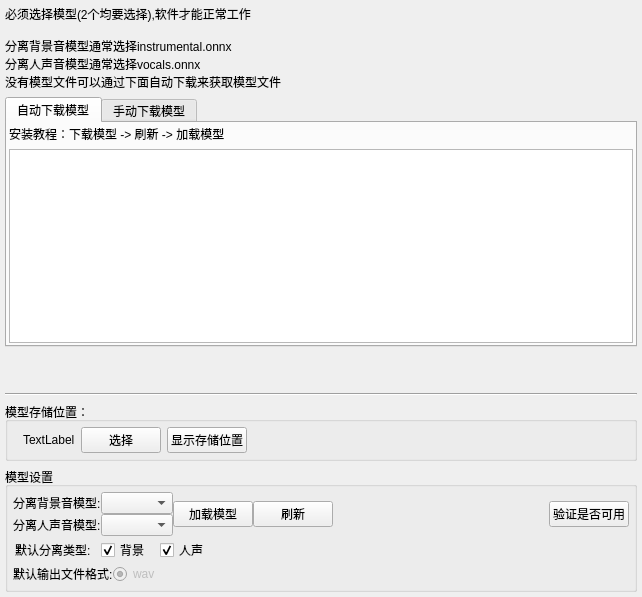
<?xml version="1.0" encoding="UTF-8"?>
<ui version="4.0">
 <class>AVS_SettingQtWidgetsClass</class>
 <widget class="QWidget" name="AVS_SettingQtWidgetsClass">
  <property name="geometry">
   <rect>
    <x>0</x>
    <y>0</y>
    <width>642</width>
    <height>597</height>
   </rect>
  </property>
  <property name="windowTitle">
   <string>Form</string>
  </property>
  <layout class="QVBoxLayout" name="verticalLayout_5">
   <property name="leftMargin">
    <number>5</number>
   </property>
   <property name="topMargin">
    <number>5</number>
   </property>
   <property name="rightMargin">
    <number>5</number>
   </property>
   <property name="bottomMargin">
    <number>5</number>
   </property>
   <item>
    <widget class="QLabel" name="label_3">
     <property name="text">
      <string>必须选择模型(2个均要选择),软件才能正常工作

分离背景音模型通常选择instrumental.onnx
分离人声音模型通常选择vocals.onnx
没有模型文件可以通过下面自动下载来获取模型文件</string>
     </property>
    </widget>
   </item>
   <item>
    <widget class="QTabWidget" name="tabWidget">
     <property name="styleSheet">
      <string notr="true"/>
     </property>
     <property name="currentIndex">
      <number>0</number>
     </property>
     <property name="elideMode">
      <enum>Qt::ElideLeft</enum>
     </property>
     <widget class="QWidget" name="tab">
      <attribute name="title">
       <string>自动下载模型</string>
      </attribute>
      <layout class="QVBoxLayout" name="verticalLayout_4">
       <property name="leftMargin">
        <number>2</number>
       </property>
       <property name="topMargin">
        <number>2</number>
       </property>
       <property name="rightMargin">
        <number>2</number>
       </property>
       <property name="bottomMargin">
        <number>2</number>
       </property>
       <item>
        <widget class="QLabel" name="label_6">
         <property name="text">
          <string>安装教程：下载模型 -&gt; 刷新 -&gt; 加载模型</string>
         </property>
        </widget>
       </item>
       <item>
        <widget class="DownloadListWidgetsClass" name="DownloadlistWidget"/>
       </item>
      </layout>
     </widget>
     <widget class="QWidget" name="tab_2">
      <attribute name="title">
       <string>手动下载模型</string>
      </attribute>
      <layout class="QGridLayout" name="gridLayout">
       <item row="0" column="1">
        <spacer name="verticalSpacer">
         <property name="orientation">
          <enum>Qt::Vertical</enum>
         </property>
         <property name="sizeHint" stdset="0">
          <size>
           <width>20</width>
           <height>34</height>
          </size>
         </property>
        </spacer>
       </item>
       <item row="1" column="1">
        <widget class="QPushButton" name="to_web_d_pushButton">
         <property name="text">
          <string>跳转网页下载</string>
         </property>
        </widget>
       </item>
       <item row="2" column="0">
        <spacer name="horizontalSpacer_4">
         <property name="orientation">
          <enum>Qt::Horizontal</enum>
         </property>
         <property name="sizeHint" stdset="0">
          <size>
           <width>40</width>
           <height>20</height>
          </size>
         </property>
        </spacer>
       </item>
       <item row="2" column="1">
        <widget class="QLabel" name="label_5">
         <property name="text">
          <string>使用教程:
1,到网页下载模型.
2,复制模型文件到模型储存位置
3,选择下载的模型 
4,验证模型是否可用</string>
         </property>
        </widget>
       </item>
       <item row="2" column="2">
        <spacer name="horizontalSpacer_5">
         <property name="orientation">
          <enum>Qt::Horizontal</enum>
         </property>
         <property name="sizeHint" stdset="0">
          <size>
           <width>189</width>
           <height>20</height>
          </size>
         </property>
        </spacer>
       </item>
       <item row="3" column="1">
        <spacer name="verticalSpacer_2">
         <property name="orientation">
          <enum>Qt::Vertical</enum>
         </property>
         <property name="sizeHint" stdset="0">
          <size>
           <width>20</width>
           <height>35</height>
          </size>
         </property>
        </spacer>
       </item>
      </layout>
     </widget>
    </widget>
   </item>
   <item>
    <spacer name="verticalSpacer_3">
     <property name="orientation">
      <enum>Qt::Vertical</enum>
     </property>
     <property name="sizeHint" stdset="0">
      <size>
       <width>20</width>
       <height>40</height>
      </size>
     </property>
    </spacer>
   </item>
   <item>
    <widget class="Line" name="line">
     <property name="orientation">
      <enum>Qt::Horizontal</enum>
     </property>
    </widget>
   </item>
   <item>
    <widget class="QGroupBox" name="groupBox">
     <property name="title">
      <string>模型存储位置：</string>
     </property>
     <layout class="QVBoxLayout" name="verticalLayout_2">
      <property name="leftMargin">
       <number>2</number>
      </property>
      <property name="topMargin">
       <number>5</number>
      </property>
      <property name="rightMargin">
       <number>2</number>
      </property>
      <property name="bottomMargin">
       <number>5</number>
      </property>
      <item>
       <layout class="QHBoxLayout" name="horizontalLayout_3">
        <item>
         <widget class="QLabel" name="label_4">
          <property name="text">
           <string/>
          </property>
         </widget>
        </item>
        <item>
         <widget class="QLabel" name="model_save_path_label">
          <property name="text">
           <string>TextLabel</string>
          </property>
         </widget>
        </item>
        <item>
         <widget class="QPushButton" name="model_save_path_pushButton">
          <property name="text">
           <string>选择</string>
          </property>
         </widget>
        </item>
        <item>
         <widget class="QPushButton" name="show_model_path_pushButton">
          <property name="text">
           <string>显示存储位置</string>
          </property>
         </widget>
        </item>
        <item>
         <spacer name="horizontalSpacer_3">
          <property name="orientation">
           <enum>Qt::Horizontal</enum>
          </property>
          <property name="sizeHint" stdset="0">
           <size>
            <width>40</width>
            <height>20</height>
           </size>
          </property>
         </spacer>
        </item>
       </layout>
      </item>
     </layout>
    </widget>
   </item>
   <item>
    <widget class="QGroupBox" name="groupBox_2">
     <property name="title">
      <string>模型设置</string>
     </property>
     <layout class="QVBoxLayout" name="verticalLayout_3">
      <property name="spacing">
       <number>0</number>
      </property>
      <property name="leftMargin">
       <number>5</number>
      </property>
      <property name="topMargin">
       <number>5</number>
      </property>
      <property name="rightMargin">
       <number>5</number>
      </property>
      <property name="bottomMargin">
       <number>5</number>
      </property>
      <item>
       <layout class="QHBoxLayout" name="horizontalLayout_5">
        <item>
         <layout class="QVBoxLayout" name="verticalLayout">
          <property name="spacing">
           <number>0</number>
          </property>
          <item>
           <layout class="QHBoxLayout" name="horizontalLayout">
            <item>
             <widget class="QLabel" name="label">
              <property name="text">
               <string>分离背景音模型:</string>
              </property>
             </widget>
            </item>
            <item>
             <widget class="QComboBox" name="model_Instrumental_selection_comboBox"/>
            </item>
           </layout>
          </item>
          <item>
           <layout class="QHBoxLayout" name="horizontalLayout_4">
            <item>
             <widget class="QLabel" name="label_7">
              <property name="text">
               <string>分离人声音模型:</string>
              </property>
             </widget>
            </item>
            <item>
             <widget class="QComboBox" name="model_Vocals_selection_comboBox"/>
            </item>
           </layout>
          </item>
         </layout>
        </item>
        <item>
         <widget class="QPushButton" name="model_load_pushButton">
          <property name="text">
           <string>加载模型</string>
          </property>
         </widget>
        </item>
        <item>
         <widget class="QPushButton" name="model_up_pushButton">
          <property name="text">
           <string>刷新</string>
          </property>
          <property name="icon">
           <iconset>
            <normaloff>:/new/1_1image/Resource/image/winOCRUI/1.1/arrow.triangle.2.circlepath.svg</normaloff>:/new/1_1image/Resource/image/winOCRUI/1.1/arrow.triangle.2.circlepath.svg</iconset>
          </property>
          <property name="autoDefault">
           <bool>false</bool>
          </property>
         </widget>
        </item>
        <item>
         <spacer name="horizontalSpacer">
          <property name="orientation">
           <enum>Qt::Horizontal</enum>
          </property>
          <property name="sizeHint" stdset="0">
           <size>
            <width>23</width>
            <height>23</height>
           </size>
          </property>
         </spacer>
        </item>
        <item>
         <widget class="QPushButton" name="verify_pushButton">
          <property name="text">
           <string>验证是否可用</string>
          </property>
         </widget>
        </item>
       </layout>
      </item>
      <item>
       <layout class="QHBoxLayout" name="horizontalLayout_2">
        <property name="spacing">
         <number>10</number>
        </property>
        <property name="leftMargin">
         <number>2</number>
        </property>
        <property name="topMargin">
         <number>2</number>
        </property>
        <property name="rightMargin">
         <number>2</number>
        </property>
        <property name="bottomMargin">
         <number>2</number>
        </property>
        <item>
         <widget class="QLabel" name="label_2">
          <property name="text">
           <string>默认分离类型:</string>
          </property>
         </widget>
        </item>
        <item>
         <widget class="QCheckBox" name="Instrumental_checkBox">
          <property name="text">
           <string>背景</string>
          </property>
          <property name="checked">
           <bool>true</bool>
          </property>
         </widget>
        </item>
        <item>
         <widget class="QCheckBox" name="Vocals_checkBox">
          <property name="text">
           <string>人声</string>
          </property>
          <property name="checked">
           <bool>true</bool>
          </property>
         </widget>
        </item>
        <item>
         <spacer name="horizontalSpacer_2">
          <property name="orientation">
           <enum>Qt::Horizontal</enum>
          </property>
          <property name="sizeHint" stdset="0">
           <size>
            <width>40</width>
            <height>20</height>
           </size>
          </property>
         </spacer>
        </item>
       </layout>
      </item>
      <item>
       <layout class="QHBoxLayout" name="horizontalLayout_6">
        <item>
         <widget class="QLabel" name="label_8">
          <property name="text">
           <string>默认输出文件格式:</string>
          </property>
         </widget>
        </item>
        <item>
         <widget class="QRadioButton" name="radioButton">
          <property name="enabled">
           <bool>false</bool>
          </property>
          <property name="text">
           <string>wav</string>
          </property>
          <property name="checked">
           <bool>true</bool>
          </property>
         </widget>
        </item>
        <item>
         <spacer name="horizontalSpacer_6">
          <property name="orientation">
           <enum>Qt::Horizontal</enum>
          </property>
          <property name="sizeHint" stdset="0">
           <size>
            <width>40</width>
            <height>20</height>
           </size>
          </property>
         </spacer>
        </item>
       </layout>
      </item>
     </layout>
    </widget>
   </item>
  </layout>
 </widget>
 <customwidgets>
  <customwidget>
   <class>DownloadListWidgetsClass</class>
   <extends>QListWidget</extends>
   <header>DownloadListWidgetsClass.h</header>
  </customwidget>
 </customwidgets>
 <resources/>
 <connections/>
</ui>
